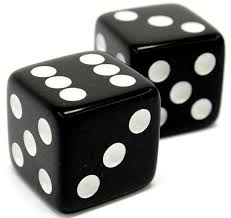
#> input picture Metodos2/semana1/Python/img_open.jpeg, 231 x 218 px
$ python read_image.py
#> lines starting #> are read from the running program, lines starting #| are printed output that depends on the picture; after the words box and inside, x2 and y2 are one past the last pixel; in counts of white or black regions, pixels touching at a corner belong together
from PIL import Image

# Metodo da derivada utilizando a filosofia Forward
def derivate_forward(fx, fx_forward, delta_x):
	return (fx_forward - fx)/delta_x

# Metodo da derivada utilizando a filosofia Backward
def derivate_backward(fx, fx_backward, delta_x):
	return (fx - fx_backward)/delta_x

# Metodo da derivada utilizando a filosofia Central
def derivate_central(fx_forward, fx_backward, delta_x):
	return (fx_forward - fx_backward)/(2*delta_x)

img_open = Image.open('img_open.jpeg') # Imagem a  qual  o objeto vai representar
#> img_open is the input picture: PIL image 231x218 RGB; mean R, G, B 142.4, 142.7, 140.7
img_open_mat = img_open.load()  # Carregando a imagem para array

# Criando a imagem de saida
# new -> cria nova imagem
# '1' -> 1 bit pixel, ou é branco(1) ou preto(0)
# img_open.size -> imagem é criada com as dimensões de img_open
img_exit = Image.new('1' , img_open.size)
#> img_exit: PIL image 231x218 1; every value is 0
img_exit_mat = img_exit.load()  # Carregando a imagem array

global resultx, resulty
# iterando cada pixel de img_open
for x in range(0, img_open.size[0]-1):
	for y in range(0, img_open.size[1]-1):

		# CApturando variação na horizontal
		if x == 0: # se estiver no limite esquerdo aplica forward
			resultx = derivate_forward(img_open_mat[x,y][0], img_open_mat[x+1, y][0], 1)
		elif x == img_open.size[0]-1: # se estiver no limite direito aplica backward
			resultx = derivate_backward(img_open_mat[x,y][0], img_open_mat[x-1, y][0], 1)
		else: # pixels em que se aplica a filosofia central
			resultx = derivate_central(img_open_mat[x+1,y][0], img_open_mat[x-1, y][0], 1)

		# CApturando variação na vertical
		if y == 0: # se estiver no limite esquerdo aplica forward
			resulty = derivate_forward(img_open_mat[x,y][0], img_open_mat[x, y+1][0], 1)
		elif y == img_open.size[0]-1: # se estiver no limite direito aplica backward
			resulty = derivate_backward(img_open_mat[x,y][0], img_open_mat[x, y-1][0], 1)
		else: # pixels em que se aplica a filosofia central
			resulty = derivate_central(img_open_mat[x+1,y][0], img_open_mat[x, y-1][0], 1)

		# falta comentar
		treshold = 13
		if abs(resultx) > treshold:
			img_exit_mat[x,y] = 1
		elif abs(resulty) > treshold:
			img_exit_mat[x,y] = 1
		else:
			img_exit_mat[x,y] = 0

# Salva a imagem saida
img_exit.save('img_exit.png')
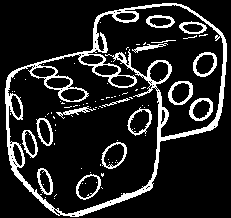
#> saved as img_exit.png: PIL image 231x218 1; 14.2% white; 85 white regions (69 under 20 px), largest, box (x1, y1, x2, y2) and area: (5, 3, 227, 217) 4681, (168, 81, 193, 105) 219, (189, 98, 213, 121) 216
